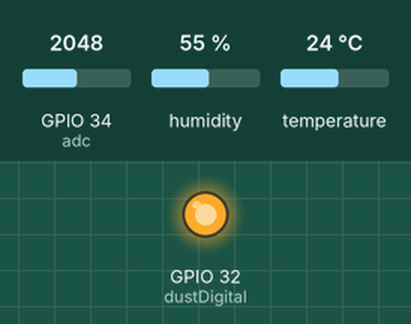
Recording of a program running on a simulated ESP32 board running MicroPython. Parts: output pins drawn as LEDs (lit = HIGH). Inputs (shaded band) come from the test bench; at power-on: GPIO 34 (adc) = 2048, humidity 55 %, temperature 24 °C (analog values on the 0–4095 scale). What the program prints to the serial console is not drawn.

Above: at 0.05 s.
Timing chart, 0 to 6.9 s (numbered marks = the images above):
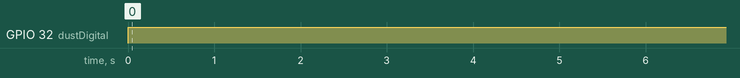

Measured:
- by itself, GPIO 32 (dustDigital): LOW → HIGH at 0.00 s

The program:

allSensor.py
```python
import machine
from time import sleep
from dht import *
#adc = machine.ADC(0) # enable analog 0 ADC reading
adc = machine.ADC(machine.Pin(34))
dhtpin=machine.Pin(25,machine.Pin.IN)
mydht=DHT11(dhtpin)

#print('3')
dustDigital = machine.Pin(32, machine.Pin.OUT) # D6 Pin digital out

delayTime=2.8
delayTime2=0.04
offTime=0.9680

while True:
         dustDigital.value(0)
         sleep(delayTime/ 1000)
         #print('1')

         dustVal = adc.read()
         sleep(delayTime2/ 1000)
         #print('2')

         dustDigital.value(1)
         sleep(offTime / 1000)

         sleep(3);

         dustDensity = (0.17*(dustVal*0.0049)-0.1)*(1000)+135; #135 is for sensor error
         print('Dust density(ug/m3) = ', dustDensity)
         mydht.measure()
         temp = mydht.temperature()-5
         humi = mydht.humidity()
         print('temp = ', temp)
         print('humi = ', humi)
         sleep(3)
```
